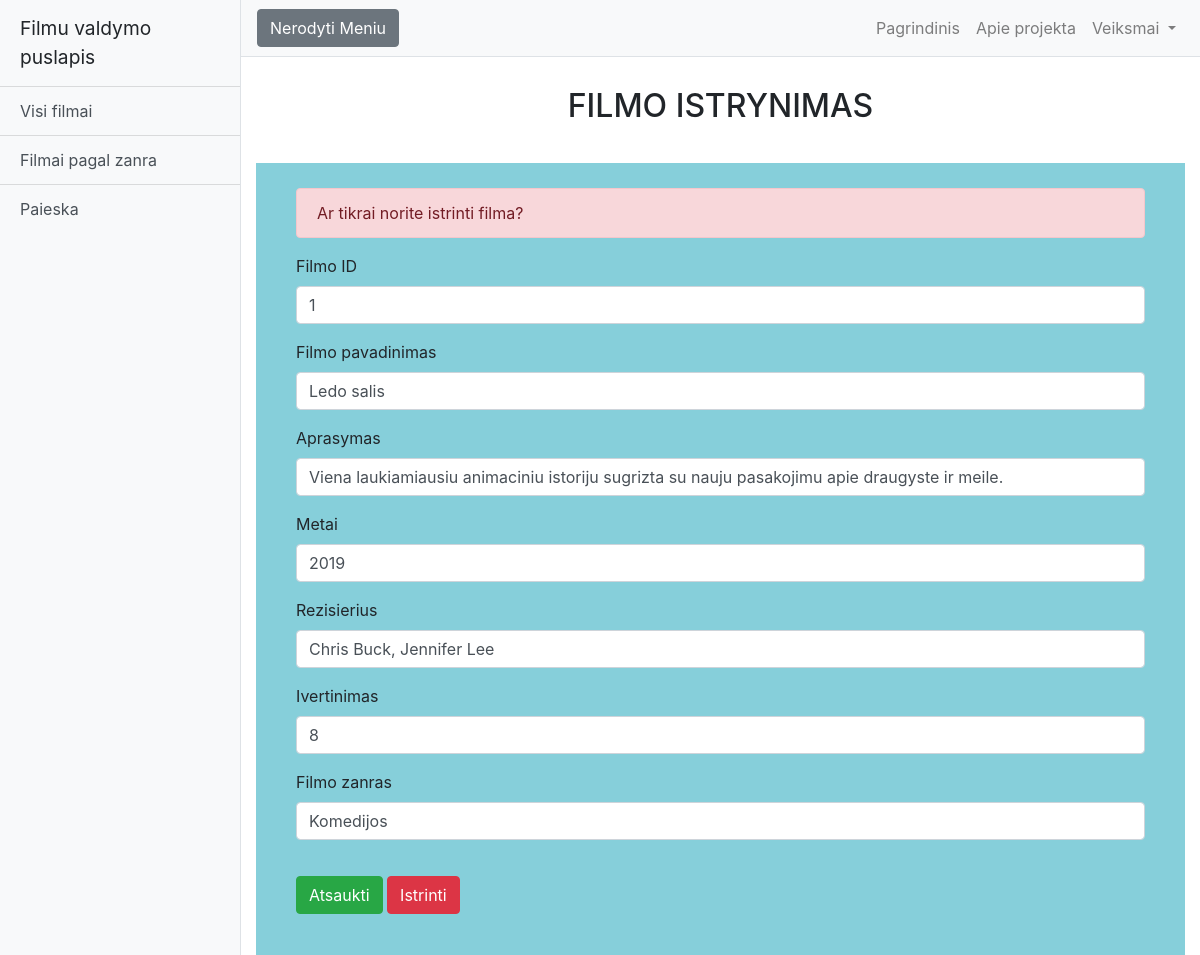
Page /?page=filmu-salinimas&id=1 (signed in) on the committed database.
### tables this page shows
CREATE TABLE `lentele_filmai` (
  `id` int(30) NOT NULL,
  `pavadinimas` varchar(45) DEFAULT NULL,
  `aprasymas` varchar(200) DEFAULT NULL,
  `metai` varchar(45) DEFAULT NULL,
  `rezisierius` varchar(45) DEFAULT NULL,
  `imdb` varchar(45) DEFAULT NULL,
  `genre_id` varchar(45) DEFAULT NULL
);

CREATE TABLE `lentele_zanrai` (
  `id` int(30) NOT NULL,
  `pavadinimas` varchar(200) DEFAULT NULL
);

### index.php (called while the page is built, shortened)
<?php
require_once 'inc/functions.php';
require_once "templates/".activeTemplate."/index.view.php";

### inc/functions.php (called while the page is built, shortened)
<?php
function connectionDB(){
    global $host, $db, $username, $password, $options;
    $dsn = "mysql:host=$host;dbname=$db";
    try{
        $conn = new PDO($dsn, $username, $password, $options);
    } catch (PDOException $e){
        echo $e->getMessage();
        exit;
    } return $conn;
}
function deleteFilm(){
    $conn = connectionDB();
    try {
        if($conn){
            $kuriTrinam = $_GET['id'];
            $stmt = $conn->query("SELECT lentele_filmai.id, lentele_filmai.pavadinimas, lentele_filmai.aprasymas,
                              lentele_filmai.metai, lentele_filmai.rezisierius, lentele_filmai.imdb, lentele_zanrai.pavadinimas AS zanroPavadinimas
                              FROM lentele_filmai
                              INNER JOIN lentele_zanrai ON lentele_filmai.genre_id=lentele_zanrai.id
                              WHERE lentele_filmai.id = $kuriTrinam");
            $filmas = $stmt->fetch();
        }
    } catch (PDOException $e) {
        echo $e->getMessage();
    } return $filmas;
}

### templates/main/pages/delete_film.page.php (the view, shortened to what this page needs)
<h2>Filmo istrynimas</h2>
<?php session_start();
if($_SESSION['vardas'] == "admin"):
?>
<?php
$filmas = deleteFilm($_GET['id']);
?>
<div class="container add-film">
    <form method="post" class = "add-film-form">
        <div class="alert alert-danger" role="alert">Ar tikrai norite istrinti filma?</div>
        <div class="form-group">
            <label for="id">Filmo ID</label>
            <input type="text" class="form-control" id="id" name="id"  value="<?=$filmas['id']; ?>">
        </div>
        <div class="form-group">
            <label for="pavadinimas">Filmo pavadinimas</label>
            <input type="text" class="form-control" id="pavadinimas" name="pavadinimas"  value="<?=$filmas['pavadinimas']; ?>">
        </div>
        <div class="form-group">
            <label for="aprasymas">Aprasymas</label>
            <input type="text" class="form-control" id="aprasymas" name="aprasymas" value="<?=$filmas['aprasymas']; ?>">
        </div>
        <div class="form-group">
            <label for="metai">Metai</label>
            <input type="text" class="form-control" id="metai" name="metai"  value="<?=$filmas['metai']; ?>">
        </div>
        <div class="form-group">
            <label for="rezisierius">Rezisierius</label>
            <input type="text" class="form-control" id="rezisierius" name="rezisierius" value="<?=$filmas['rezisierius']; ?>">
        </div>
        <div class="form-group">
            <label for="ivertinimai">Ivertinimas</label>
            <input type="text" class="form-control" id="imdb" name="imdb" value="<?=$filmas['imdb']; ?>">
        </div>
        <div class="form-group">
            <label for="zanras">Filmo zanras</label>
            <input type="text" class="form-control" id="zanras" name="zanras"  value="<?=$filmas['zanroPavadinimas']; ?>">
        </div>
        <div class="form-group add-film-button">
            <a href="?page=filmu-valdymas" class="btn btn-success">Atsaukti</a>
            <button type="submit" name="submit" class="btn btn-danger">Istrinti</button>
        </div>
    </form>
</div>
<?php else:?>
    <?php header('Location:'.path.'?page=prisijungti'); ?>
<?php endif;?>

### templates/main/css/styles.css (style rules this page uses)
h2 { text-align: center; text-transform: uppercase; padding: 30px; }
.add-film, .add-genre { background-color: #86cfda; }
.add-film-form, .add-genre-form { padding: 25px; }
.add-film-button, .add-genre-button { padding-top: 20px; }

### templates/main/css/simple-sidebar.css (style rules this page uses)
body { overflow-x: hidden; }

### rows in the picture
lentele_filmai: id "1", pavadinimas "Ledo salis", aprasymas "Viena laukiamiausiu animaciniu istoriju sugrizta su nauju pasakojimu apie draugyste ir meile.", metai "2019", rezisierius "Chris Buck, Jennifer Lee", imdb "8", zanras "Komedijos"

### other values in the picture
$siteName "Filmu valdymo puslapis"
$tab "Visi filmai"
$tab "Filmai pagal zanra"
$tab "Paieska"
$navigation "Pagrindinis"
$navigation "Apie projekta"
